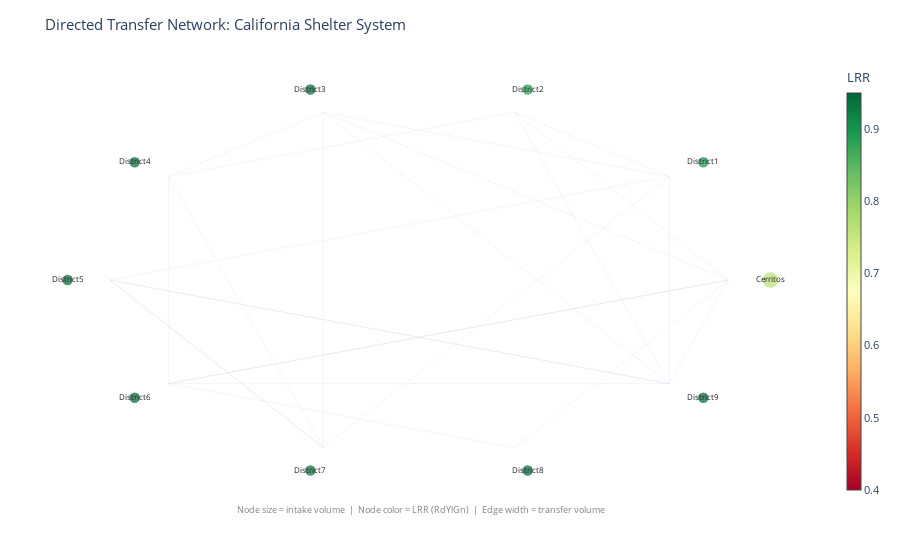

Here is the notebook cell this chart was saved with:
### Code cell
np.random.seed(42)

if 'County' in county_stats.columns:
    nodes = county_stats['County'].tolist()[:10]
    node_intake = county_stats['total'].values[:10]
    node_lrr    = county_stats['LRR'].values[:10]
else:
    nodes = ['Los Angeles','San Diego','Orange','Riverside','San Bernardino',
             'Santa Clara','Alameda','Sacramento','Contra Costa','Fresno']
    node_intake = np.random.randint(500, 5000, len(nodes))
    node_lrr    = np.clip(np.random.normal(0.72, 0.12, len(nodes)), 0.4, 0.95)

n_nodes = len(nodes)
angles  = np.linspace(0, 2 * np.pi, n_nodes, endpoint=False)
x_pos   = np.cos(angles)
y_pos   = np.sin(angles)

edge_traces = []
for i in range(n_nodes):
    for j in range(n_nodes):
        if i != j and np.random.rand() > 0.68:
            volume = int(np.random.lognormal(4, 0.8))
            edge_traces.append(go.Scatter(
                x=[x_pos[i] * 0.88, x_pos[j] * 0.88, None],
                y=[y_pos[i] * 0.88, y_pos[j] * 0.88, None],
                mode='lines',
                line=dict(width=max(0.3, volume / 500), color='rgba(153,153,204,0.35)'),
                showlegend=False,
                hoverinfo='skip'
            ))

node_trace = go.Scatter(
    x=x_pos, y=y_pos,
    mode='markers+text',
    text=[n.replace(' Animal Services', '').replace('San ', 'S. ') for n in nodes],
    textposition='middle center',
    textfont=dict(size=8, color='#222222'),
    marker=dict(
        size=[max(12, v / 120) for v in node_intake],
        color=node_lrr,
        colorscale='RdYlGn',
        cmin=0.4, cmax=0.95,
        showscale=True,
        colorbar=dict(title='LRR', thickness=14),
        line=dict(width=1.5, color='white')
    ),
    hovertemplate='<b>%{text}</b><br>Intake: ' +
                  '<br>LRR: %{marker.color:.2f}<extra></extra>'
)

fig_net = go.Figure(data=edge_traces + [node_trace])
fig_net.update_layout(
    title='Directed Transfer Network: California Shelter System',
    xaxis=dict(visible=False), yaxis=dict(visible=False),
    template='plotly_white', font=dict(size=11),
    showlegend=False,
    annotations=[dict(
        text='Node size = intake volume  |  Node color = LRR (RdYlGn)  |  Edge width = transfer volume',
        xref='paper', yref='paper', x=0.5, y=-0.04,
        showarrow=False, font=dict(size=9, color='gray'), align='center'
    )],
    margin=dict(t=60, l=20, r=20, b=60)
)

print("Displaying Viz 5: Transfer Network...")
fig_net.show()

fig_net.write_html('viz5_transfer_network.html')

### Figure 1 — Plotly figure (JSON) as saved in the notebook; plotly's stock layout.template omitted (floating-point values rounded to 4 significant figures)
{"data": [{"hoverinfo": "skip", "line": {"color": "rgba(153,153,204,0.35)", "width": 0.3}, "mode": "lines", "showlegend": false, "type": "scatter", "x": [0.88, 0.2719, null], "y": [0, 0.8369, null]}, {"hoverinfo": "skip", "line": {"color": "rgba(153,153,204,0.35)", "width": 0.368}, "mode": "lines", "showlegend": false, "type": "scatter", "x": [0.88, -0.7119, null], "y": [0, -0.5173, null]}, {"hoverinfo": "skip", "line": {"color": "rgba(153,153,204,0.35)", "width": 0.3}, "mode": "lines", "showlegend": false, "type": "scatter", "x": [0.88, 0.2719, null], "y": [0, -0.8369, null]}, {"hoverinfo": "skip", "line": {"color": "rgba(153,153,204,0.35)", "width": 0.3}, "mode": "lines", "showlegend": false, "type": "scatter", "x": [0.2719, 0.7119, null], "y": [0.8369, 0.5173, null]}, {"hoverinfo": "skip", "line": {"color": "rgba(153,153,204,0.35)", "width": 0.3}, "mode": "lines", "showlegend": false, "type": "scatter", "x": [-0.2719, 0.88, null], "y": [0.8369, 0, null]}, {"hoverinfo": "skip", "line": {"color": "rgba(153,153,204,0.35)", "width": 0.3}, "mode": "lines", "showlegend": false, "type": "scatter", "x": [-0.2719, 0.7119, null], "y": [0.8369, 0.5173, null]}, {"hoverinfo": "skip", "line": {"color": "rgba(153,153,204,0.35)", "width": 0.3}, "mode": "lines", "showlegend": false, "type": "scatter", "x": [-0.2719, -0.2719, null], "y": [0.8369, -0.8369, null]}, {"hoverinfo": "skip", "line": {"color": "rgba(153,153,204,0.35)", "width": 0.3}, "mode": "lines", "showlegend": false, "type": "scatter", "x": [-0.7119, 0.2719, null], "y": [0.5173, 0.8369, null]}, {"hoverinfo": "skip", "line": {"color": "rgba(153,153,204,0.35)", "width": 0.3}, "mode": "lines", "showlegend": false, "type": "scatter", "x": [-0.7119, -0.2719, null], "y": [0.5173, 0.8369, null]}, {"hoverinfo": "skip", "line": {"color": "rgba(153,153,204,0.35)", "width": 0.3}, "mode": "lines", "showlegend": false, "type": "scatter", "x": [-0.88, 0.7119, null], "y": [1.078e-16, 0.5173, null]}, {"hoverinfo": "skip", "line": {"color": "rgba(153,153,204,0.35)", "width": 0.3}, "mode": "lines", "showlegend": false, "type": "scatter", "x": [-0.88, -0.2719, null], "y": [1.078e-16, -0.8369, null]}, {"hoverinfo": "skip", "line": {"color": "rgba(153,153,204,0.35)", "width": 0.3}, "mode": "lines", "showlegend": false, "type": "scatter", "x": [-0.88, 0.7119, null], "y": [1.078e-16, -0.5173, null]}, {"hoverinfo": "skip", "line": {"color": "rgba(153,153,204,0.35)", "width": 0.3}, "mode": "lines", "showlegend": false, "type": "scatter", "x": [-0.7119, 0.88, null], "y": [-0.5173, 0, null]}, {"hoverinfo": "skip", "line": {"color": "rgba(153,153,204,0.35)", "width": 0.3}, "mode": "lines", "showlegend": false, "type": "scatter", "x": [-0.7119, -0.7119, null], "y": [-0.5173, 0.5173, null]}, {"hoverinfo": "skip", "line": {"color": "rgba(153,153,204,0.35)", "width": 0.3}, "mode": "lines", "showlegend": false, "type": "scatter", "x": [-0.2719, 0.7119, null], "y": [-0.8369, 0.5173, null]}, {"hoverinfo": "skip", "line": {"color": "rgba(153,153,204,0.35)", "width": 0.3}, "mode": "lines", "showlegend": false, "type": "scatter", "x": [-0.2719, -0.7119, null], "y": [-0.8369, 0.5173, null]}, {"hoverinfo": "skip", "line": {"color": "rgba(153,153,204,0.35)", "width": 0.36}, "mode": "lines", "showlegend": false, "type": "scatter", "x": [-0.2719, -0.88, null], "y": [-0.8369, 1.078e-16, null]}, {"hoverinfo": "skip", "line": {"color": "rgba(153,153,204,0.35)", "width": 0.3}, "mode": "lines", "showlegend": false, "type": "scatter", "x": [0.2719, -0.7119, null], "y": [-0.8369, -0.5173, null]}, {"hoverinfo": "skip", "line": {"color": "rgba(153,153,204,0.35)", "width": 0.3}, "mode": "lines", "showlegend": false, "type": "scatter", "x": [0.7119, 0.88, null], "y": [-0.5173, 0, null]}, {"hoverinfo": "skip", "line": {"color": "rgba(153,153,204,0.35)", "width": 0.3}, "mode": "lines", "showlegend": false, "type": "scatter", "x": [0.7119, 0.7119, null], "y": [-0.5173, 0.5173, null]}, {"hoverinfo": "skip", "line": {"color": "rgba(153,153,204,0.35)", "width": 0.3}, "mode": "lines", "showlegend": false, "type": "scatter", "x": [0.7119, 0.2719, null], "y": [-0.5173, 0.8369, null]}, {"hoverinfo": "skip", "line": {"color": "rgba(153,153,204,0.35)", "width": 0.3}, "mode": "lines", "showlegend": false, "type": "scatter", "x": [0.7119, -0.2719, null], "y": [-0.5173, 0.8369, null]}, {"hoverinfo": "skip", "line": {"color": "rgba(153,153,204,0.35)", "width": 0.326}, "mode": "lines", "showlegend": false, "type": "scatter", "x": [0.7119, -0.88, null], "y": [-0.5173, 1.078e-16, null]}, {"hoverinfo": "skip", "line": {"color": "rgba(153,153,204,0.35)", "width": 0.3}, "mode": "lines", "showlegend": false, "type": "scatter", "x": [0.7119, -0.7119, null], "y": [-0.5173, -0.5173, null]}, {"hovertemplate": "<b>%{text}</b><br>Intake: <br>LRR: %{marker.color:.2f}<extra></extra>", "marker": {"cmax": 0.95, "cmin": 0.4, "color": [0.7644, 0.9, 0.8889, 1.0, 1.0, 1.0, 1.0, 0.9412, 0.95, 1.0], "colorbar": {"thickness": 14, "title": {"text": "LRR"}}, "colorscale": [[0, "rgb(165,0,38)"], [0.1, "rgb(215,48,39)"], [0.2, "rgb(244,109,67)"], [0.3, "rgb(253,174,97)"], [0.4, "rgb(254,224,139)"], [0.5, "rgb(255,255,191)"], [0.6, "rgb(217,239,139)"], [0.7, "rgb(166,217,106)"], [0.8, "rgb(102,189,99)"], [0.9, "rgb(26,152,80)"], [1, "rgb(0,104,55)"]], "line": {"color": "white", "width": 1.5}, "showscale": true, "size": [16.8, 12, 12, 12, 12, 12, 12, 12, 12, 12]}, "mode": "markers+text", "text": ["Cerritos", "District1", "District2", "District3", "District4", "District5", "District6", "District7", "District8", "District9"], "textfont": {"color": "#222222", "size": 8}, "textposition": "middle center", "type": "scatter", "x": [1.0, 0.809, 0.309, -0.309, -0.809, -1.0, -0.809, -0.309, 0.309, 0.809], "y": [0.0, 0.5878, 0.9511, 0.9511, 0.5878, 1.225e-16, -0.5878, -0.9511, -0.9511, -0.5878]}], "layout": {"annotations": [{"align": "center", "font": {"color": "gray", "size": 9}, "showarrow": false, "text": "Node size = intake volume  |  Node color = LRR (RdYlGn)  |  Edge width = transfer volume", "x": 0.5, "xref": "paper", "y": -0.04, "yref": "paper"}], "font": {"size": 11}, "margin": {"b": 60, "l": 20, "r": 20, "t": 60}, "showlegend": false, "title": {"text": "Directed Transfer Network: California Shelter System"}, "xaxis": {"visible": false}, "yaxis": {"visible": false}}}
